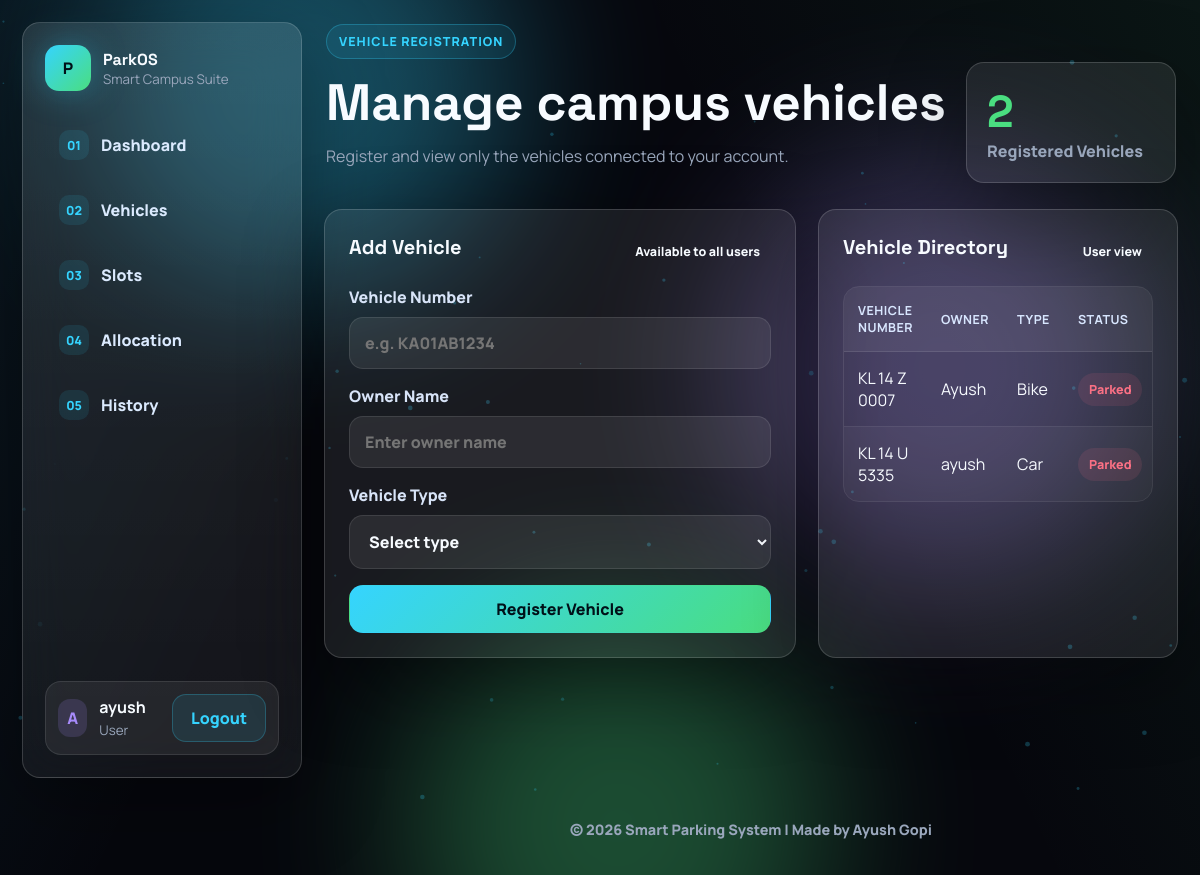
Page /vehicles (signed in) on the committed database.
### tables this page shows
CREATE TABLE users (
            id INTEGER PRIMARY KEY AUTOINCREMENT,
            username TEXT NOT NULL UNIQUE,
            password TEXT NOT NULL,
            role TEXT NOT NULL CHECK(role IN ('admin', 'user'))
        , last_login TEXT);

CREATE TABLE vehicles (
            id INTEGER PRIMARY KEY AUTOINCREMENT,
            vehicle_number TEXT NOT NULL UNIQUE,
            owner_name TEXT NOT NULL,
            vehicle_type TEXT NOT NULL CHECK(vehicle_type IN ('Car', 'Bike'))
        , user_id INTEGER);

### app.py (the view, shortened to what this page needs)
@app.route("/vehicles", methods=("GET", "POST"))
@login_required
def vehicles():
    if session.get("role") == "admin":
        vehicle_rows = query_db(
            """
            SELECT vehicles.*, users.username AS account_username
            FROM vehicles
            LEFT JOIN users ON vehicles.user_id = users.id
            ORDER BY vehicles.id DESC
            """
        )
    else:
        vehicle_rows = query_db(
            """
            SELECT vehicles.*, users.username AS account_username
            FROM vehicles
            LEFT JOIN users ON vehicles.user_id = users.id
            WHERE vehicles.user_id = ?
            ORDER BY vehicles.id DESC
            """,
            (session["user_id"],),
        )
    active_vehicle_ids = {
        row["vehicle_id"]
        for row in query_db("SELECT vehicle_id FROM parking WHERE exit_time IS NULL")
    }
    return render_template(
        "vehicles.html", vehicles=vehicle_rows, active_vehicle_ids=active_vehicle_ids
    )

### app.py (called while the page is built)
def get_db():
    if "db" not in g:
        g.db = sqlite3.connect(app.config["DATABASE"])
        g.db.row_factory = sqlite3.Row
    return g.db

def query_db(query, params=(), one=False, commit=False):
    db = get_db()
    cursor = db.execute(query, params)
    if commit:
        db.commit()
        return cursor
    rows = cursor.fetchall()
    return (rows[0] if rows else None) if one else rows

def login_required(view):
    @wraps(view)
    def wrapped_view(**kwargs):
        if session.get("user_id") is None:
            flash("Please log in to continue.", "error")
            return redirect(url_for("login"))
        return view(**kwargs)
    return wrapped_view

@app.before_request
def load_logged_in_user():
    user_id = session.get("user_id")
    if user_id is None:
        g.user = None
    else:
        g.user = query_db("SELECT id, username, role FROM users WHERE id = ?", (user_id,), one=True)

@app.context_processor
def inject_now():
    return {"current_year": datetime.now().year}

### templates/vehicles.html (shortened to what this page needs)
{% extends "base.html" %}
{% block content %}
<section class="page-header">
    <div>
        <span class="eyebrow">Vehicle Registration</span>
        <h1>Manage campus vehicles</h1>
        <p class="muted">
            {% if session.role == "admin" %}
            Review every registered vehicle across campus and remove records when needed.
            {% else %}
            Register and view only the vehicles connected to your account.
            {% endif %}
        </p>
    </div>
    <div class="header-badge">
        <strong>{{ vehicles|length }}</strong>
        <span>Registered Vehicles</span>
    </div>
</section>
<section class="content-grid">
    <article class="panel">
        <div class="panel-head">
            <h2>Add Vehicle</h2>
            <span class="role-pill">Available to all users</span>
        </div>
        <form method="post" class="form-grid">
            <label>
                Vehicle Number
                <input type="text" name="vehicle_number" placeholder="e.g. KA01AB1234" required>
            </label>
            <label>
                Owner Name
                <input type="text" name="owner_name" placeholder="Enter owner name" required>
            </label>
            <label>
                Vehicle Type
                <select name="vehicle_type" required>
                    <option value="">Select type</option>
                </select>
            </label>
            <button class="btn btn-primary" type="submit">Register Vehicle</button>
        </form>
    </article>
    <article class="panel">
        <div class="panel-head">
            <h2>Vehicle Directory</h2>
            <span class="role-pill">{{ session.role|title }} view</span>
        </div>
        {% if vehicles %}
        <div class="table-wrap">
            <table>
                <thead>
                    <tr>
                        <th>Vehicle Number</th>
                        <th>Owner</th>
                        <th>Type</th>
                        <th>Status</th>
                    </tr>
                </thead>
                <tbody>
                    {% for vehicle in vehicles %}
                    <tr>
                        <td>{{ vehicle.vehicle_number }}</td>
                        <td>{{ vehicle.owner_name }}</td>
                        <td>{{ vehicle.vehicle_type }}</td>
                        <td>
                            {% if vehicle.id in active_vehicle_ids %}
                            <span class="status-badge occupied">Parked</span>
                            {% else %}
                            <span class="status-badge available">Ready</span>
                            {% endif %}
                        </td>
                    </tr>
                    {% endfor %}
                </tbody>
            </table>
        </div>
        {% else %}
        <p class="empty-state">No vehicles registered yet.</p>
        {% endif %}
    </article>
</section>
{% endblock %}

### templates/base.html (shortened to what this page needs)
<!DOCTYPE html>
<html lang="en">
<head>
    <link rel="stylesheet" href="{{ url_for('static', filename='css/style.css') }}">
</head>
<body class="{% if g.user %}app-body{% else %}landing-body{% endif %}">
    <div class="ambient-bg" aria-hidden="true">
        <span></span>
        <span></span>
        <span></span>
    </div>
    <canvas id="particle-canvas" aria-hidden="true"></canvas>
    <div class="page-shell">
        {% if g.user %}
        <nav class="sidebar">
            <a class="brand" href="{{ url_for('dashboard') }}">
                <span class="brand-mark">P</span>
                <span>
                    <strong>ParkOS</strong>
                    <small>Smart Campus Suite</small>
                </span>
            </a>
            <div class="nav-links">
                <a href="{{ url_for('dashboard') }}"><span>01</span>Dashboard</a>
                <a href="{{ url_for('vehicles') }}"><span>02</span>Vehicles</a>
                <a href="{{ url_for('slots') }}"><span>03</span>Slots</a>
                <a href="{{ url_for('allocation') }}"><span>04</span>Allocation</a>
                <a href="{{ url_for('history') }}"><span>05</span>History</a>
            </div>
            <div class="nav-user">
                <span class="profile-icon">{{ session.username[0]|upper }}</span>
                <div>
                    <strong>{{ session.username }}</strong>
                    <small>{{ session.role|title }}</small>
                </div>
                <a class="btn btn-secondary" href="{{ url_for('logout') }}">Logout</a>
            </div>
        </nav>
        {% endif %}
        <main class="main-content {% if not g.user %}auth-main{% endif %}">
            {% block content %}{% endblock %}
        </main>
        <footer class="footer">
            © 2026 Smart Parking System | Made by Ayush Gopi
        </footer>
    </div>
</body>
</html>

### rows in the picture
users: role "User"
vehicles: vehicle_number "KL 14 Z 0007", owner_name "Ayush", vehicle_type "Bike", shows "Parked"
vehicles: vehicle_number "KL 14 U 5335", owner_name "ayush", vehicle_type "Car", shows "Parked"

### other values in the picture
{{ session.username[0]|upper }} "A"
{{ session.username }} "ayush"
{{ vehicles|length }} "2"
